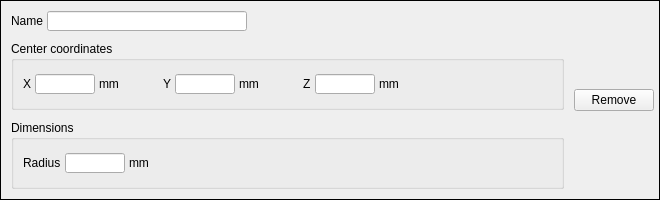
<?xml version="1.0" encoding="UTF-8"?>
<ui version="4.0">
 <class>VOI</class>
 <widget class="QFrame" name="VOI">
  <property name="geometry">
   <rect>
    <x>0</x>
    <y>0</y>
    <width>660</width>
    <height>200</height>
   </rect>
  </property>
  <property name="sizePolicy">
   <sizepolicy hsizetype="Preferred" vsizetype="Fixed">
    <horstretch>0</horstretch>
    <verstretch>0</verstretch>
   </sizepolicy>
  </property>
  <property name="minimumSize">
   <size>
    <width>0</width>
    <height>200</height>
   </size>
  </property>
  <property name="maximumSize">
   <size>
    <width>16777215</width>
    <height>200</height>
   </size>
  </property>
  <property name="windowTitle">
   <string>Frame</string>
  </property>
  <property name="styleSheet">
   <string notr="true">#VOI {
border: 1px solid black
}</string>
  </property>
  <property name="frameShape">
   <enum>QFrame::StyledPanel</enum>
  </property>
  <property name="frameShadow">
   <enum>QFrame::Raised</enum>
  </property>
  <property name="lineWidth">
   <number>10</number>
  </property>
  <property name="midLineWidth">
   <number>10</number>
  </property>
  <layout class="QHBoxLayout" name="horizontalLayout_3">
   <property name="spacing">
    <number>5</number>
   </property>
   <property name="leftMargin">
    <number>5</number>
   </property>
   <property name="topMargin">
    <number>5</number>
   </property>
   <property name="rightMargin">
    <number>5</number>
   </property>
   <property name="bottomMargin">
    <number>5</number>
   </property>
   <item>
    <layout class="QVBoxLayout" name="verticalLayout_2">
     <property name="spacing">
      <number>10</number>
     </property>
     <property name="leftMargin">
      <number>5</number>
     </property>
     <property name="topMargin">
      <number>5</number>
     </property>
     <property name="rightMargin">
      <number>5</number>
     </property>
     <property name="bottomMargin">
      <number>5</number>
     </property>
     <item>
      <layout class="QHBoxLayout" name="horizontalLayout">
       <property name="spacing">
        <number>4</number>
       </property>
       <property name="leftMargin">
        <number>0</number>
       </property>
       <property name="topMargin">
        <number>0</number>
       </property>
       <property name="rightMargin">
        <number>0</number>
       </property>
       <item>
        <widget class="QLabel" name="label">
         <property name="maximumSize">
          <size>
           <width>16777215</width>
           <height>20</height>
          </size>
         </property>
         <property name="text">
          <string>Name</string>
         </property>
         <property name="scaledContents">
          <bool>true</bool>
         </property>
        </widget>
       </item>
       <item>
        <widget class="QLineEdit" name="name_lineEdit">
         <property name="sizePolicy">
          <sizepolicy hsizetype="Fixed" vsizetype="Fixed">
           <horstretch>0</horstretch>
           <verstretch>0</verstretch>
          </sizepolicy>
         </property>
         <property name="minimumSize">
          <size>
           <width>200</width>
           <height>0</height>
          </size>
         </property>
         <property name="maximumSize">
          <size>
           <width>0</width>
           <height>20</height>
          </size>
         </property>
        </widget>
       </item>
       <item>
        <spacer name="horizontalSpacer">
         <property name="orientation">
          <enum>Qt::Horizontal</enum>
         </property>
         <property name="sizeHint" stdset="0">
          <size>
           <width>40</width>
           <height>20</height>
          </size>
         </property>
        </spacer>
       </item>
      </layout>
     </item>
     <item>
      <widget class="QGroupBox" name="groupBox">
       <property name="title">
        <string>Center coordinates</string>
       </property>
       <layout class="QHBoxLayout" name="horizontalLayout_6">
        <property name="spacing">
         <number>4</number>
        </property>
        <item>
         <widget class="QLabel" name="label_11">
          <property name="maximumSize">
           <size>
            <width>16777215</width>
            <height>20</height>
           </size>
          </property>
          <property name="text">
           <string>X</string>
          </property>
          <property name="scaledContents">
           <bool>true</bool>
          </property>
         </widget>
        </item>
        <item>
         <widget class="QLineEdit" name="centerX_lineEdit">
          <property name="sizePolicy">
           <sizepolicy hsizetype="Fixed" vsizetype="Fixed">
            <horstretch>0</horstretch>
            <verstretch>0</verstretch>
           </sizepolicy>
          </property>
          <property name="maximumSize">
           <size>
            <width>60</width>
            <height>20</height>
           </size>
          </property>
         </widget>
        </item>
        <item>
         <widget class="QLabel" name="label_21">
          <property name="maximumSize">
           <size>
            <width>16777215</width>
            <height>20</height>
           </size>
          </property>
          <property name="text">
           <string>mm</string>
          </property>
          <property name="scaledContents">
           <bool>true</bool>
          </property>
         </widget>
        </item>
        <item>
         <spacer name="horizontalSpacer_12">
          <property name="orientation">
           <enum>Qt::Horizontal</enum>
          </property>
          <property name="sizeType">
           <enum>QSizePolicy::Fixed</enum>
          </property>
          <property name="sizeHint" stdset="0">
           <size>
            <width>40</width>
            <height>20</height>
           </size>
          </property>
         </spacer>
        </item>
        <item>
         <widget class="QLabel" name="label_19">
          <property name="maximumSize">
           <size>
            <width>16777215</width>
            <height>20</height>
           </size>
          </property>
          <property name="text">
           <string>Y</string>
          </property>
          <property name="scaledContents">
           <bool>true</bool>
          </property>
         </widget>
        </item>
        <item>
         <widget class="QLineEdit" name="centerY_lineEdit">
          <property name="sizePolicy">
           <sizepolicy hsizetype="Fixed" vsizetype="Fixed">
            <horstretch>0</horstretch>
            <verstretch>0</verstretch>
           </sizepolicy>
          </property>
          <property name="maximumSize">
           <size>
            <width>60</width>
            <height>20</height>
           </size>
          </property>
         </widget>
        </item>
        <item>
         <widget class="QLabel" name="label_22">
          <property name="maximumSize">
           <size>
            <width>16777215</width>
            <height>20</height>
           </size>
          </property>
          <property name="text">
           <string>mm</string>
          </property>
          <property name="scaledContents">
           <bool>true</bool>
          </property>
         </widget>
        </item>
        <item>
         <spacer name="horizontalSpacer_11">
          <property name="orientation">
           <enum>Qt::Horizontal</enum>
          </property>
          <property name="sizeType">
           <enum>QSizePolicy::Fixed</enum>
          </property>
          <property name="sizeHint" stdset="0">
           <size>
            <width>40</width>
            <height>20</height>
           </size>
          </property>
         </spacer>
        </item>
        <item>
         <widget class="QLabel" name="label_20">
          <property name="maximumSize">
           <size>
            <width>16777215</width>
            <height>20</height>
           </size>
          </property>
          <property name="text">
           <string>Z</string>
          </property>
          <property name="scaledContents">
           <bool>true</bool>
          </property>
         </widget>
        </item>
        <item>
         <widget class="QLineEdit" name="centerZ_lineEdit">
          <property name="sizePolicy">
           <sizepolicy hsizetype="Fixed" vsizetype="Fixed">
            <horstretch>0</horstretch>
            <verstretch>0</verstretch>
           </sizepolicy>
          </property>
          <property name="maximumSize">
           <size>
            <width>60</width>
            <height>20</height>
           </size>
          </property>
         </widget>
        </item>
        <item>
         <widget class="QLabel" name="label_12">
          <property name="maximumSize">
           <size>
            <width>16777215</width>
            <height>20</height>
           </size>
          </property>
          <property name="text">
           <string>mm</string>
          </property>
          <property name="scaledContents">
           <bool>true</bool>
          </property>
         </widget>
        </item>
        <item>
         <spacer name="horizontalSpacer_8">
          <property name="orientation">
           <enum>Qt::Horizontal</enum>
          </property>
          <property name="sizeHint" stdset="0">
           <size>
            <width>40</width>
            <height>20</height>
           </size>
          </property>
         </spacer>
        </item>
       </layout>
      </widget>
     </item>
     <item>
      <widget class="QGroupBox" name="groupBox_2">
       <property name="title">
        <string>Dimensions</string>
       </property>
       <layout class="QHBoxLayout" name="horizontalLayout_7">
        <property name="spacing">
         <number>4</number>
        </property>
        <item>
         <widget class="QLabel" name="label_17">
          <property name="maximumSize">
           <size>
            <width>16777215</width>
            <height>20</height>
           </size>
          </property>
          <property name="text">
           <string>Radius</string>
          </property>
          <property name="scaledContents">
           <bool>true</bool>
          </property>
         </widget>
        </item>
        <item>
         <widget class="QLineEdit" name="radius_lineEdit">
          <property name="sizePolicy">
           <sizepolicy hsizetype="Fixed" vsizetype="Fixed">
            <horstretch>0</horstretch>
            <verstretch>0</verstretch>
           </sizepolicy>
          </property>
          <property name="maximumSize">
           <size>
            <width>60</width>
            <height>20</height>
           </size>
          </property>
         </widget>
        </item>
        <item>
         <widget class="QLabel" name="label_16">
          <property name="maximumSize">
           <size>
            <width>16777215</width>
            <height>20</height>
           </size>
          </property>
          <property name="text">
           <string>mm</string>
          </property>
          <property name="scaledContents">
           <bool>true</bool>
          </property>
         </widget>
        </item>
        <item>
         <spacer name="horizontalSpacer_10">
          <property name="orientation">
           <enum>Qt::Horizontal</enum>
          </property>
          <property name="sizeHint" stdset="0">
           <size>
            <width>40</width>
            <height>20</height>
           </size>
          </property>
         </spacer>
        </item>
       </layout>
      </widget>
     </item>
    </layout>
   </item>
   <item>
    <widget class="QPushButton" name="remove_pushButton">
     <property name="text">
      <string>Remove</string>
     </property>
    </widget>
   </item>
  </layout>
 </widget>
 <resources/>
 <connections/>
</ui>
